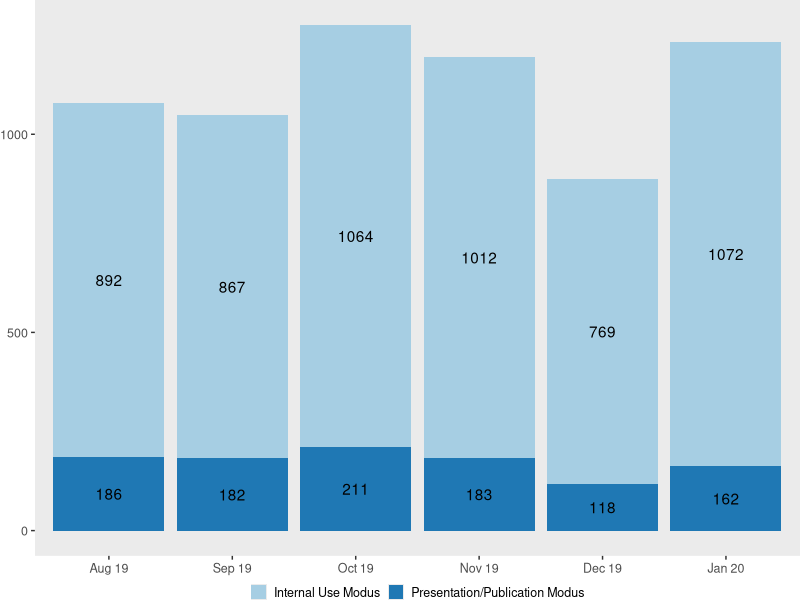
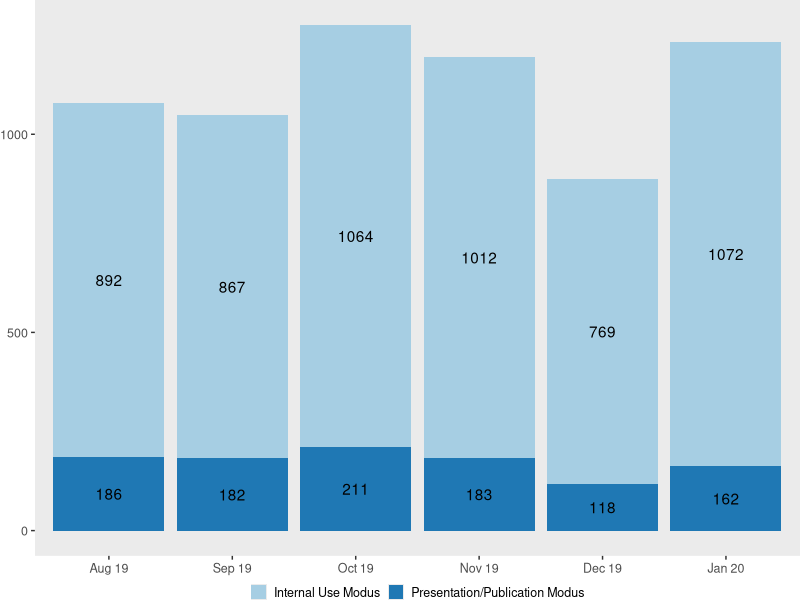
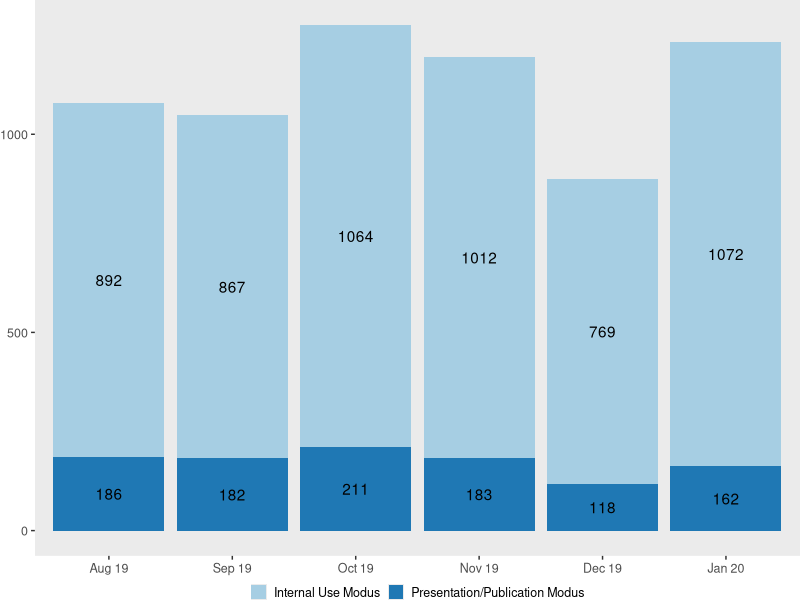
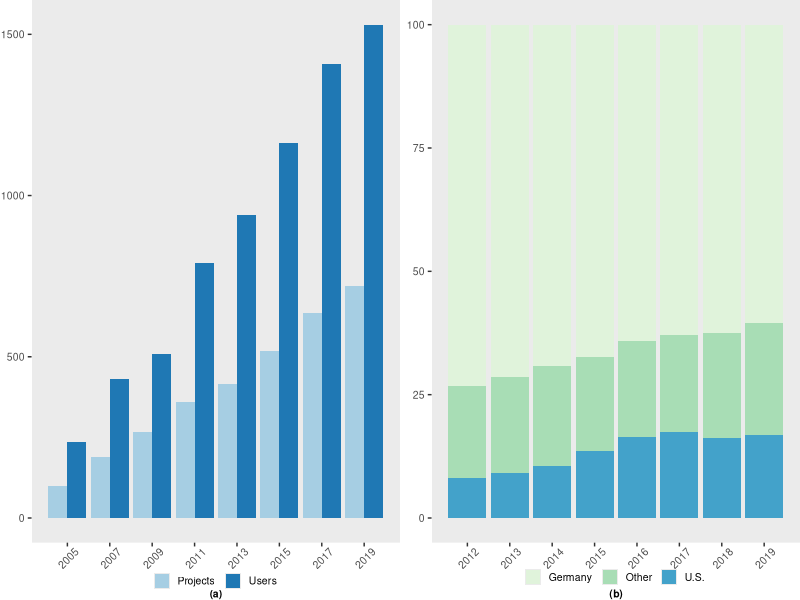
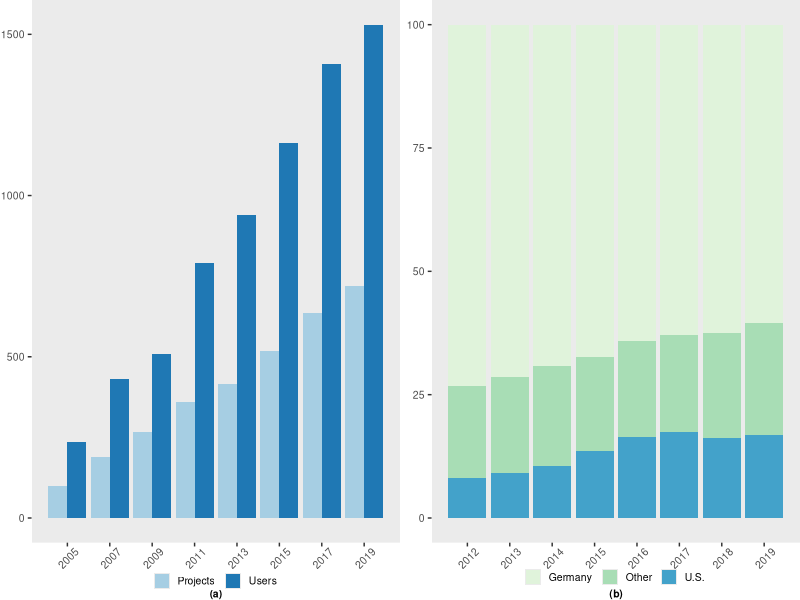
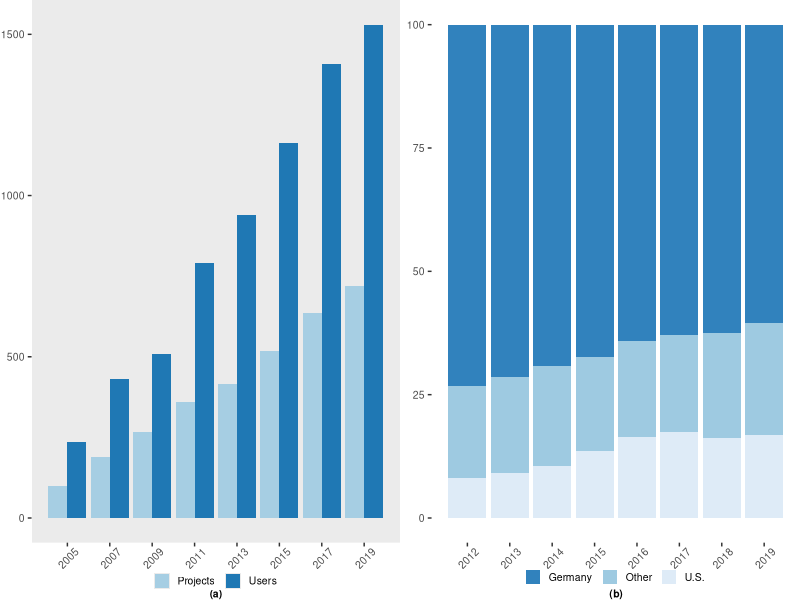
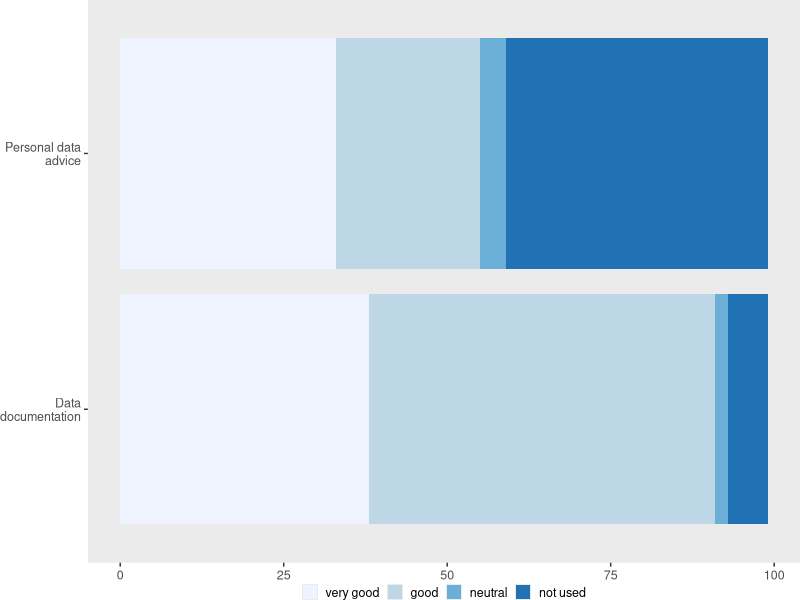
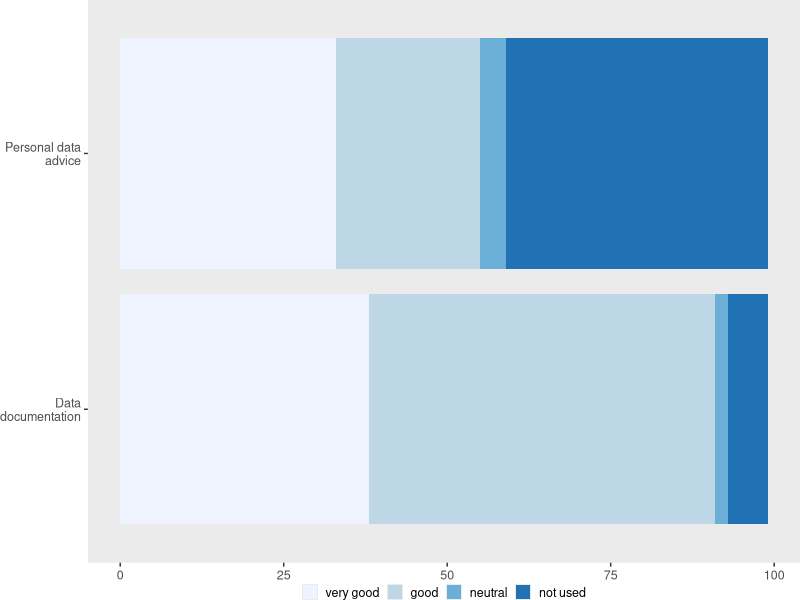

Write R code to recreate these figures, in order.
# Author: Jim Shen
# Description: This will generate figures for the IAB chapter.
# This program no longer runs when the book is compiled. Past
# testing showed that ggpubr vastly increases the build time 
# for the book. Run this program separately.

library(ggplot2)
library(ggpubr)
library(RColorBrewer)

# Figure 1
iabf1data <- read.csv("./assets/iab/figure1.csv")  # read csv file 

iabf1data$Date <- factor(iabf1data$Date,levels = c("Aug 19", "Sep 19", "Oct 19", "Nov 19", "Dec 19", "Jan 20"))

iabfigure1 <- ggplot(iabf1data, aes(fill=Mode, y=Count, x=Date)) + 
  geom_bar(position="stack", stat="identity") +
  geom_text(aes(label=Count), position = position_stack(vjust=0.5)) +
  scale_fill_brewer(palette = "Paired") +
  theme(axis.title.x=element_blank(),
        axis.title.y=element_blank(),
        legend.title=element_blank(),
        axis.text.x=element_text(size=9),
        axis.text.y=element_text(size=9),
        legend.text=element_text(size=9),
        legend.key.size=unit(.8,"line"),
        panel.grid.major = element_blank(), panel.grid.minor = element_blank(),
        legend.position="bottom",
        legend.margin=margin(c(-10,0,0,0)),
        legend.box.margin=margin(c(5,0,0,0)),
        plot.margin=grid::unit(c(0,0,0,0), "mm"))

iabfigure1
ggsave("./assets/iab/iabfigure1.png", width = 4, height = 2.5, units = "in", dpi=600)
ggsave("./assets/iab/iabfigure1web.png", width=6, height=3.75,units="in",dpi=133)

# ggsave("./figures/iabfigure1.png",iabfigure1,dpi=300)
# pdffile <- "./figures/iabfigure1.pdf"
# if ( ! file.exists(pdffile) ) {
#   ggsave(pdffile,iabfigure1,dpi=pdfdpi)
# }

# Figure 2 - original Figure 2 and Figure 3 combined
iabf2data <- read.csv("./assets/iab/figure2.csv")  # read csv file
iabf3data <- read.csv("./assets/iab/figure3.csv")
iabf3data$Country <- factor(iabf3data$Country,levels = c("Germany","Other Countries","U.S."))

iabfigure2 <- ggplot(iabf2data, aes(fill=Projects, y=Count, x=Year)) + 
  geom_bar(position="dodge", stat="identity") +
  scale_x_continuous(breaks = seq(2005,2019, 2)) +
  scale_fill_brewer(palette = "Paired") +
  labs(caption="(a)") +
  theme(axis.title.x=element_blank(),
        axis.title.y=element_blank(),
        legend.title=element_blank(),
        plot.caption = element_text(size=7.5,margin=margin(c(0,0,0,0)),hjust=.5,face="bold"),
        panel.grid.major = element_blank(), panel.grid.minor = element_blank(),
        axis.text.x=element_text(size=7.5,angle = 45, vjust=.7),
        axis.text.y=element_text(size=7.5),
        legend.text=element_text(size=7.5),
        legend.position="bottom",
        legend.key.size=unit(.8,"line"),
        legend.margin=margin(c(-10,0,0,0)),
        legend.box.margin=margin(c(-3,0,0,0)),
        legend.spacing.x = unit(0.05, 'cm'),
        plot.margin=grid::unit(c(0,0,0,0), "mm")) +
  guides(fill=guide_legend(nrow=1))

iabfigure3 <- ggplot(iabf3data, aes(fill=Country, y=Percentage, x=Year)) + 
  geom_bar(position="stack", stat="identity") +
  scale_x_continuous(breaks = seq(2012,2019, 1)) +
  scale_fill_brewer(labels = c("Germany", "Other", "U.S."), palette = "GnBu") +
  labs(caption="(b)") +
  theme(axis.title.x=element_blank(),
        axis.title.y=element_blank(),
        legend.title=element_blank(),
        plot.caption = element_text(size=7.5,margin=margin(c(0,0,0,0)),hjust=.5,face="bold"),
        panel.grid.major = element_blank(), panel.grid.minor = element_blank(),    
        axis.text.x=element_text(size=7.5,angle = 45, vjust=.7),
        axis.text.y=element_text(size=7.5),
        legend.text=element_text(size=7.5),
        legend.position="bottom",
        legend.direction="vertical",
        legend.key.size=unit(.8,"line"),
        legend.margin=margin(c(-10,0,0,0)),
        legend.box.margin=margin(c(-8,0,0,0)),
        legend.spacing.x = unit(0.05, 'cm'),
        plot.margin=grid::unit(c(0,0,0,0), "mm")) + 
  guides(fill=guide_legend(nrow=1))

iabfigure23<-ggarrange(iabfigure2, iabfigure3, ncol=2, nrow=1, align="hv")

#iabfigure23

ggsave("./assets/iab/iabfigure2.png", iabfigure23,width = 4, height = 2.5, units = "in", dpi=600)
ggsave("./assets/iab/iabfigure2web.png", iabfigure23, width = 6, height = 3.75, units = "in", dpi=133)

# Do BW with Blues scale

iabfig3bw <- iabfigure3 + 
              scale_fill_brewer(labels = c("Germany", "Other", "U.S."), palette="Blues",direction=-1) + 
              theme(panel.background = element_rect(fill="transparent"))
iabfig23bw <- ggarrange(iabfigure2, iabfig3bw, ncol=2, nrow=1, align="hv")
ggsave("./assets/iab/iabfigure2bw.png", iabfig23bw,width = 4, height = 2.5, units = "in", dpi=600)

# Figure 4

iabf4data <- read.csv("./assets/iab/figure4.csv") 

iabf4data$Rating <- factor(iabf4data$Rating,levels = c("very good","good","neutral","not used"))

iabfigure4 <- ggplot(iabf4data, aes(fill=Rating, y=Percentage, x=Type)) + 
  coord_flip() +
  geom_bar(position = position_stack(reverse = TRUE), stat="identity") +
  scale_fill_brewer(palette = "Blues") +
  scale_x_discrete(labels=c("Data\ndocumentation","Personal data\nadvice"))+
  theme(axis.title.x=element_blank(),
        axis.title.y=element_blank(),
        legend.title=element_blank(),
        axis.text.x=element_text(size=9),
        axis.text.y=element_text(size=9),
        panel.grid.major = element_blank(), panel.grid.minor = element_blank(),    
        legend.text=element_text(size=9),
        legend.key.size=unit(.8,"line"),
        legend.position="bottom",
        legend.margin=margin(c(-10,0,0,0)),
        legend.box.margin=margin(c(0,0,0,0)),
        plot.margin=grid::unit(c(0,0,0,0), "mm"))


ggsave("./assets/iab/iabfigure3.png", width = 4, height = 1.5, units = "in", dpi=600)
ggsave("./assets/iab/iabfigure3web.png", width = 6, height = 2.25, units = "in", dpi=133)
